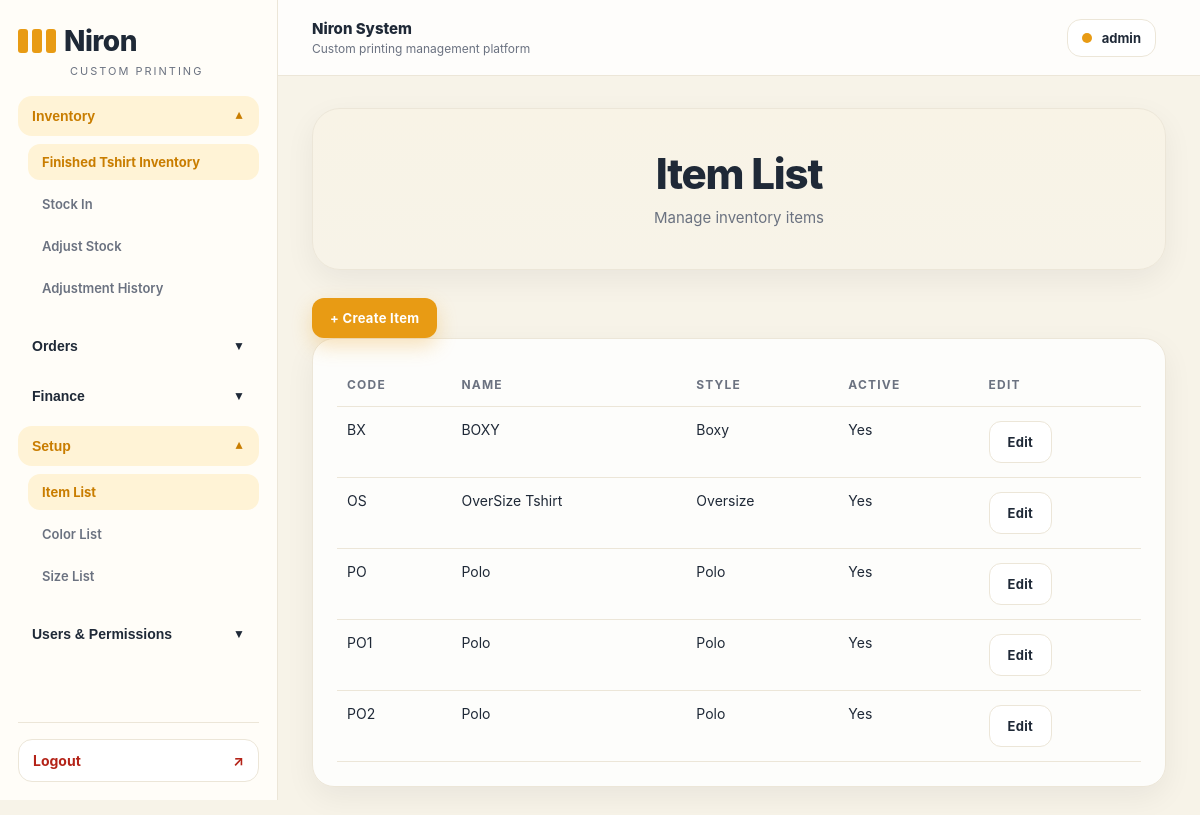
The app's page /inventory/items/ (signed in) with its own data.
### inventory/models.py (models this page shows, shortened)
class InventoryItem(models.Model):
    TYPE_SHIRT = "SHIRT"
    TYPE_FILM = "FILM"
    TYPE_CHOICES = [
        (TYPE_SHIRT, "Shirt"),
        (TYPE_FILM, "Film"),
    ]
    UNIT_PCS = "PCS"
    UNIT_METER = "METER"
    UNIT_CHOICES = [
        (UNIT_PCS, "PCS"),
        (UNIT_METER, "Meter"),
    ]
    STYLE_OVERSIZE = "OVERSIZE"
    STYLE_POLO = "POLO"
    STYLE_BOXY = "BOXY"
    STYLE_CHOICES = [
        (STYLE_OVERSIZE, "Oversize"),
        (STYLE_POLO, "Polo"),
        (STYLE_BOXY, "Boxy"),
    ]
    code = models.CharField(max_length=50, unique=True, blank=True)
    name = models.CharField(max_length=120)
    item_type = models.CharField(max_length=20, choices=TYPE_CHOICES)
    unit = models.CharField(max_length=20, choices=UNIT_CHOICES)
    sample_style = models.CharField(
        max_length=20,
        choices=STYLE_CHOICES,
        default=STYLE_OVERSIZE,
        blank=True,
    )
    is_active = models.BooleanField(default=True)
    class Meta:
        ordering = ["code", "id"]

### inventory/views.py (the view)
# urls.py: path("items/", inventory_item_list, name="inventory_item_list"),
@login_required
@permission_required("inventory.view_inventoryitem", raise_exception=True)
def inventory_item_list(request):
    items = InventoryItem.objects.all().order_by("code", "name")
    return render(request, "inventory/inventory_item_list.html", {"items": items})

### templates/inventory/inventory_item_list.html
{% extends "base.html" %}
{% block page_title %}Item List{% endblock %}
{% block page_subtitle %}Manage inventory items{% endblock %}
{% block content %}
<div class="top-actions">
  <a href="{% url 'inventory_item_create' %}" class="btn-primary">+ Create Item</a>
</div>
<div class="table-card">
  <table class="app-table">
    <thead>
      <tr>
        <th>Code</th>
        <th>Name</th>
        <th>Style</th>
        <th>Active</th>
        <th>Edit</th>
      </tr>
    </thead>
    <tbody>
      {% for item in items %}
        <tr>
          <td>{{ item.code }}</td>
          <td>{{ item.name }}</td>
          <td>{{ item.get_sample_style_display }}</td>
          <td>{% if item.is_active %}Yes{% else %}No{% endif %}</td>
          <td>
            <a href="{% url 'inventory_item_edit' item.id %}" class="btn-light">Edit</a>
          </td>
        </tr>
      {% empty %}
        <tr>
          <td colspan="5">No items found.</td>
        </tr>
      {% endfor %}
    </tbody>
  </table>
</div>
{% endblock %}

### templates/base.html (shortened to what this page needs)
<!DOCTYPE html>
<html lang="en">
<head>
</head>
<body>
    <div class="layout">
        <aside class="sidebar">
            <div class="logo-wrap">
                <a href="/" class="logo">Niron</a>
                <div class="logo-sub">Custom Printing</div>
            </div>
            <div class="sidebar-scroll">
                {% if perms.inventory.view_inventorybatch %}
                <div class="nav-group">
                    <button class="nav-toggle" type="button" data-target="menu-inventory">
                        <span>Inventory</span>
                        <span class="nav-arrow">▼</span>
                    </button>
                    <div class="nav-submenu" id="menu-inventory">
                        <a class="nav-link" href="/inventory/">Finished Tshirt Inventory</a>
                        {% if perms.inventory.add_inventorybatch %}
                        <a class="nav-link" href="/inventory/batches/new/">Stock In</a>
                        {% endif %}
                        {% if perms.inventory.add_inventoryadjustment %}
                        <a class="nav-link" href="/inventory/adjust-stock/">Adjust Stock</a>
                        {% endif %}
                        {% if perms.inventory.view_inventoryadjustment %}
                        <a class="nav-link" href="/inventory/adjustments/">Adjustment History</a>
                        {% endif %}
                    </div>
                </div>
                {% endif %}
                {% if perms.orders.view_order or perms.orders.add_order %}
                <div class="nav-group">
                    <button class="nav-toggle" type="button" data-target="menu-orders">
                        <span>Orders</span>
                        <span class="nav-arrow">▼</span>
                    </button>
                </div>
                {% endif %}
                {% if perms.finance.view_expense or perms.finance.add_expense %}
<div class="nav-group">
    <button class="nav-toggle" type="button" data-target="menu-finance">
        <span>Finance</span>
        <span class="nav-arrow">▼</span>
    </button>
</div>
{% endif %}
                {% if perms.inventory.view_inventoryitem or perms.inventory.view_color or perms.inventory.view_size %}
                <div class="nav-group">
                    <button class="nav-toggle" type="button" data-target="menu-setup">
                        <span>Setup</span>
                        <span class="nav-arrow">▼</span>
                    </button>
                    <div class="nav-submenu" id="menu-setup">
                        {% if perms.inventory.view_inventoryitem %}
                        <a class="nav-link" href="/inventory/items/">Item List</a>
                        {% endif %}
                        {% if perms.inventory.view_color %}
                        <a class="nav-link" href="/inventory/colors/">Color List</a>
                        {% endif %}
                        {% if perms.inventory.view_size %}
                        <a class="nav-link" href="/inventory/sizes/">Size List</a>
                        {% endif %}
                    </div>
                </div>
                {% endif %}
                {% if perms.auth.view_user or perms.auth.add_user or perms.auth.view_group or perms.auth.view_permission %}
                <div class="nav-group">
                    <button class="nav-toggle" type="button" data-target="menu-users">
                        <span>Users & Permissions</span>
                        <span class="nav-arrow">▼</span>
                    </button>
                </div>
                {% endif %}
            </div>
            {% if user.is_authenticated %}
            <div class="sidebar-footer">
                <a class="logout-link" href="/logout/">
                    <span>Logout</span>
                    <span>↗</span>
                </a>
            </div>
            {% endif %}
        </aside>
        <div class="main">
            <div class="topbar">
                <div class="topbar-left">
                    <div>
                        <div class="topbar-title">{% block topbar_title %}Niron System{% endblock %}</div>
                        <div class="topbar-subtitle">{% block topbar_subtitle %}Custom printing management platform{% endblock %}</div>
                    </div>
                </div>
                <div class="topbar-right">
                    {% if user.is_authenticated %}
                    <div class="user-chip">
                        <span class="user-dot"></span>
                        <span>{{ user.get_full_name|default:user.username }}</span>
                    </div>
                    {% endif %}
                </div>
            </div>
            <div class="content-wrap">
                <div class="hero">
                    <h1 class="hero-title">{% block page_title %}Niron System{% endblock %}</h1>
                    <div class="hero-subtitle">{% block page_subtitle %}Clean custom printing management{% endblock %}</div>
                </div>
                {% block content %}{% endblock %}
            </div>
        </div>
    </div>
</body>
</html>

### records on screen
InventoryItem: code "BX", name "BOXY", sample_style "Boxy", is_active "Yes"
InventoryItem: code "OS", name "OverSize Tshirt", sample_style "Oversize", is_active "Yes"
InventoryItem: code "PO", name "Polo", sample_style "Polo", is_active "Yes"
InventoryItem: code "PO1", name "Polo", sample_style "Polo", is_active "Yes"
InventoryItem: code "PO2", name "Polo", sample_style "Polo", is_active "Yes"

### other values on screen
{{ user.get_full_name|default:user.username }} "admin"
